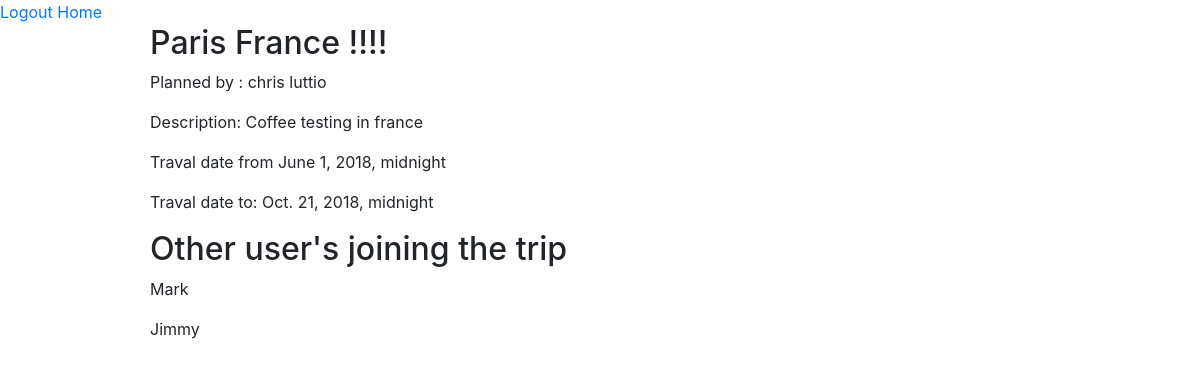
Screenshot of /success/destination/2 with the database file from the repository.
### login_regis/models.py (models this page shows)
class Trip(models.Model):
    destination = models.CharField(max_length=255)
    description = models.CharField(max_length=255)
    traval_start_date = models.DateTimeField()
    traval_end_date = models.DateTimeField()
    trip_creator = models.ForeignKey(User, related_name='trips', on_delete=models.CASCADE)
    users_joined = models.ManyToManyField(User, related_name='users_joining')
    obj = TripManager()

class User(models.Model):
    first_name = models.CharField(max_length=255)
    last_name = models.CharField(max_length=255)
    email = models.CharField(max_length=255)
    password = models.CharField(max_length=255)
    obj = ClassManager()

### login_regis/views.py (the view)
# urls.py: re_path(r'success/destination/(?P<id>\d+)', views.dest),
def dest(request, id):
    print(id)
    trip = Trip.obj.get(id=id)
    user = User.obj.get(trips=id)
    others = trip.users_joined.all()
    context={'trip':trip, 'user':user, 'other_users':others}
    return render(request, 'login_regis/dest.html', context)

### templates/login_regis/dest.html
<!DOCTYPE html>
{% load static %}
<html lang="en">
<head>
    <link rel="stylesheet" href="{% static 'node_modules/bootstrap/dist/css/bootstrap.css' %}">
    <link rel="stylesheet" href="{% static 'css/main.css' %}">
</head>
<body>
        <a href="/logout">Logout</a>
        <a href="/success">Home</a>
    <div class="cont">
                <div class="plan">
                    <h2>{{trip.destination}}</h2>
                    <p>Planned by : <span>{{user.first_name}}  {{user.last_name}}</span></p>
                    <p>Description: {{trip.description}}</p>
                    <p>Traval date from  {{trip.traval_start_date}}</p>
                    <p>Traval date to: {{ trip.traval_end_date }}</p>
                </div>
            <div class="other">
                <h2>Other user's joining the trip </h2>
                {% for user in other_users %}
                    <p>{{user.first_name}}</p>
                {% endfor %}
            </div>
    </div>
</body>
</html>

### static/css/main.css (style rules this page uses)
.cont { width:900px; margin:auto; }

### rows the page displays
Trip: destination "Paris France !!!!", description "Coffee testing in france", traval_start_date "June 1, 2018, midnight", traval_end_date "Oct. 21, 2018, midnight"
User: first_name "chris", last_name "luttio"
User: first_name "Mark"
User: first_name "Jimmy"
